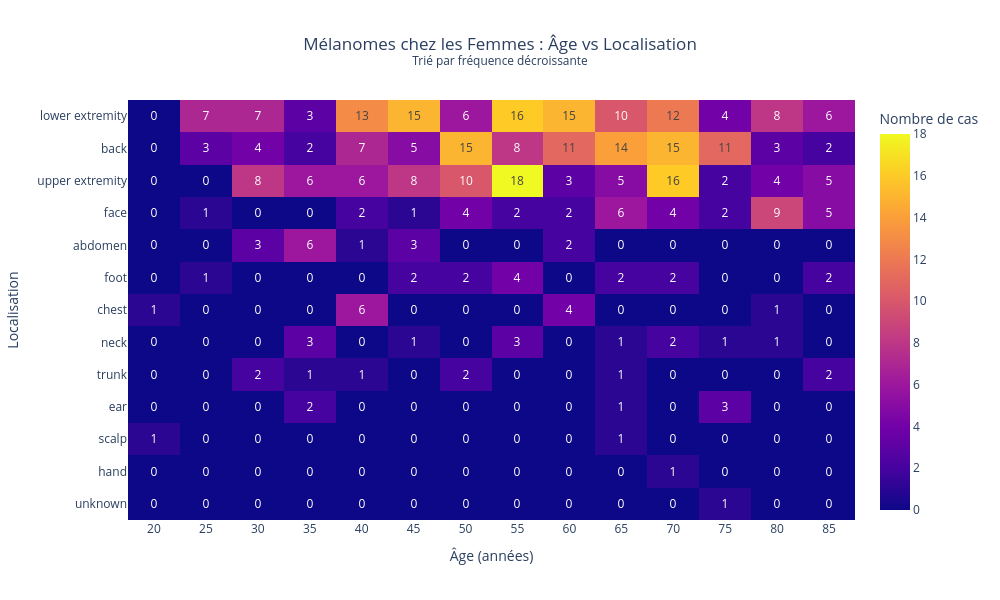

The cell this chart's notebook holds for it:
### Code cell
# Filtrer mélanomes + femmes
female_mel = df[(df['dx'] == 'mel') & (df['sex'] == 'female')].copy()

# Nettoyage
female_mel = female_mel.dropna(subset=['age', 'localization'])
female_mel['age'] = pd.to_numeric(female_mel['age'], errors='coerce')
female_mel = female_mel.dropna(subset=['age'])
female_mel['age'] = female_mel['age'].astype(int)

# Pivot
pivot_female = female_mel.pivot_table(
    index='localization',
    columns='age',
    values='lesion_id',
    aggfunc='count'
).fillna(0).astype(int)

# Trier colonnes
pivot_female = pivot_female.sort_index(axis=1)

# Trier lignes par total décroissant
pivot_female['total'] = pivot_female.sum(axis=1)
pivot_female = pivot_female.sort_values('total', ascending=False)
pivot_female = pivot_female.drop(columns=['total'])

# Tracer
fig_female = px.imshow(
    pivot_female,
    title='Mélanomes chez les Femmes : Âge vs Localisation<br><sup>Trié par fréquence décroissante</sup>',
    labels={'x': 'Âge (années)', 'y': 'Localisation', 'color': 'Nombre de cas'},
    color_continuous_scale='Plasma',
    text_auto=True,
    aspect='auto'
)

fig_female.update_layout(
    template='plotly_white',
    width=1000,
    height=600,
    xaxis=dict(tickmode='linear', dtick=5),
    yaxis=dict(title='Localisation'),
    title_x=0.5,
    coloraxis_colorbar=dict(title="Nombre de cas")
)

fig_female.show()

### Figure 1 — Plotly figure (JSON) as saved in the notebook; plotly's stock layout.template omitted (floating-point values rounded to 4 significant figures; data arrays with more than 128 entries replaced by an {"elided": "..."} marker saying what was removed)
{"data": [{"coloraxis": "coloraxis", "hovertemplate": "Âge (années): %{x}<br>Localisation: %{y}<br>Nombre de cas: %{z}<extra></extra>", "name": "0", "texttemplate": "%{z}", "type": "heatmap", "x": [20, 25, 30, 35, 40, 45, 50, 55, 60, 65, 70, 75, 80, 85], "xaxis": "x", "y": ["lower extremity", "back", "upper extremity", "face", "abdomen", "foot", "chest", "neck", "trunk", "ear", "scalp", "hand", "unknown"], "yaxis": "y", "z": {"elided": "13x14 int values"}}], "layout": {"coloraxis": {"colorbar": {"title": {"text": "Nombre de cas"}}, "colorscale": [[0, "#0d0887"], [0.1111, "#46039f"], [0.2222, "#7201a8"], [0.3333, "#9c179e"], [0.4444, "#bd3786"], [0.5556, "#d8576b"], [0.6667, "#ed7953"], [0.7778, "#fb9f3a"], [0.8889, "#fdca26"], [1, "#f0f921"]]}, "height": 600, "title": {"text": "Mélanomes chez les Femmes : Âge vs Localisation<br><sup>Trié par fréquence décroissante</sup>", "x": 0.5}, "width": 1000, "xaxis": {"anchor": "y", "domain": [0, 1], "dtick": 5, "tickmode": "linear", "title": {"text": "Âge (années)"}}, "yaxis": {"anchor": "x", "autorange": "reversed", "domain": [0, 1], "title": {"text": "Localisation"}}}}
